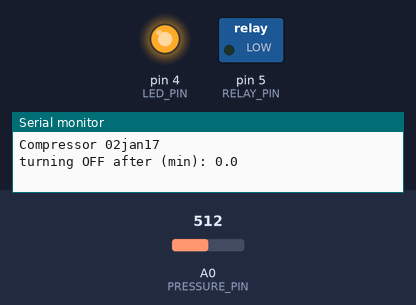
Bench run of a sketch on a simulated Arduino Uno, built with avr-gcc and run on an emulated ATmega328P. Parts: switched loads named in the sketch (green lamp = pin HIGH), output pins drawn as LEDs (lit = HIGH), the last lines printed to the serial monitor. The inputs (shaded band) are chosen by the test bench; at power-on: A0 (PRESSURE_PIN) = 512. Random numbers use the default seed unless the sketch sets one.

Above: at 1.2 s.
1.3 s: A0 (PRESSURE_PIN) set to 468
At 4.1 s:
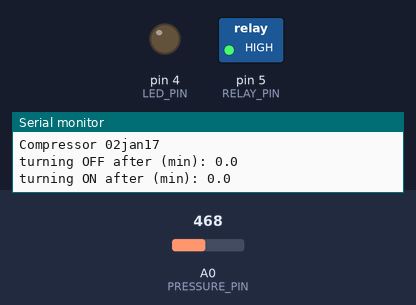
4.3 s: A0 (PRESSURE_PIN) set to 736
7.3 s: A0 (PRESSURE_PIN) set to 761
At 9.7 s:
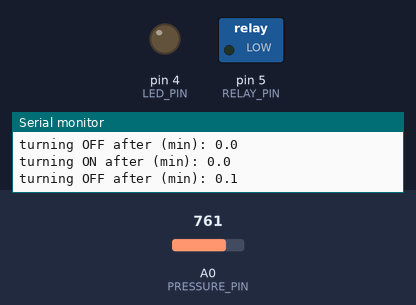
10.3 s: A0 (PRESSURE_PIN) set to 306
At 13.1 s:
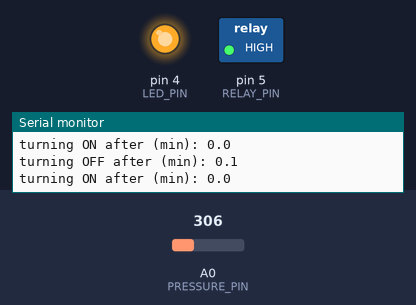
Timing chart, 0 to 14.3 s (numbered marks = the images above; inputs shaded):
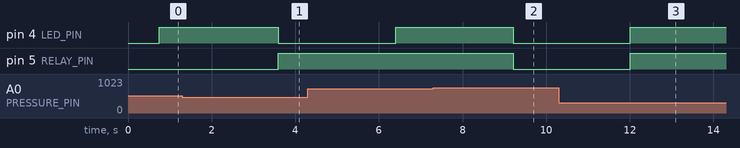

The sketch:

airCompressor.ino
```cpp
#define VERSION "Compressor 02jan17"
#undef DEBUG
/* Alex Barrick Benjamin Ramirez,
  //october 19 2016
  //Smart Air Compressor
  01 Jan 17 BR, from "Compressor 4 DEC 2016"
  Note: if compressor switch is off and arduino is powered from USB port, the pressor sensor isn't powered
  and will read ~-19psi.
  Note: with a 2 second READ_INTERVAL, serial commands will generally take at READ_INTERVAL to respond
  Note: serial command set, valid commands begin with "c ", reducing the likelihood noise can generate commands,
  as well as enabling the serial port to be shared with devices with other cmd sets
*/
int PRESSURE_PIN = A0; //Pressure reading from the Air compressor, set to A1 for debugging
const int LED_PIN = 4; // Button for manually switching states
const int RELAY_PIN = 5; // if ON it controls the relay that lets current flow.

#define HOURS *60*60L*1000
#define MINUTES *60L*1000
#define SECONDS *1000
#define ON HIGH
#define OFF LOW
const int MIN_P = 40; //value in PSI Turns on Compressor
const int MAX_P = 75; //max PSI , turns off compressor
const int READ_INTERVAL = 2 SECONDS;  // check the sensor and run loop this often
#ifdef DEBUG
unsigned long REBOOT_TIME = 5 MINUTES; // exit killed state this often
unsigned long MAX_ON_TIME = 1 MINUTES; // kill motor if don't reach MAX_P before this
#else if
unsigned long REBOOT_TIME = 12 HOURS; // exit killed state this often
unsigned long MAX_ON_TIME = 6 MINUTES; // kill motor if don't reach MAX_P before this
#endif
enum states { off = OFF, on = ON, killed = 2};
enum states MOTOR; //holds the current state of the motor
volatile int psi;
unsigned long startTime, timeSpent;

void setup() {
  pinMode(RELAY_PIN, OUTPUT);
  digitalWrite(RELAY_PIN, OFF);
  pinMode(PRESSURE_PIN, INPUT);
  pinMode(LED_PIN, OUTPUT);
  Serial.begin(9600);
  Serial.println(VERSION);
  turnMotorOff();
}   // setup

void loop() {
  timeSpent = millis() - startTime;
  psi = adu2psi(averageReading(100));

  if (MOTOR != killed) // heart_beat
    digitalWrite(LED_PIN, !digitalRead(LED_PIN));

  if (MOTOR == on && psi >= MAX_P)
    turnMotorOff();
  else if (MOTOR == on && timeSpent > MAX_ON_TIME)   // doesn't matter what psi is
    killMotor();
  else if (MOTOR == off && psi <  MIN_P)
    turnMotorOn();
  else if (MOTOR == killed && timeSpent > REBOOT_TIME)
    turnMotorOn();
  checkForSerialCmd();
  delay(READ_INTERVAL);
} // loop

int averageReading(int numTimes) {
  float sum = 0.0;
  for (int i = 0; i < numTimes; i++) {
    sum += analogRead(PRESSURE_PIN);
    delayMicroseconds(random(16667)); // average out 60Hz noise and harmonics
  }
  return (sum / numTimes);
} // averageReading

int adu2psi(int reading) { //mapping the adu reading to PSI
  return map(reading, 172, 944, 0, 100);  // empirical params from pressure gauge
}

void turnMotorOn() {
  digitalWrite(RELAY_PIN, ON);
  MOTOR = on;
  startTime = millis();
  Serial.print("turning ON after (min): ");
  Serial.println((float)timeSpent / (1 MINUTES), 1);
}

void turnMotorOff() {
  digitalWrite(RELAY_PIN, OFF);
  MOTOR = off;
  startTime = millis();
  Serial.print("turning OFF after (min): ");
  Serial.println((float)timeSpent / (1 MINUTES), 1);
}

void killMotor() {
  digitalWrite(RELAY_PIN, OFF);
  MOTOR = killed;
  startTime = millis();
  Serial.print("Killing motor after ");
  Serial.print(MAX_ON_TIME / (1 SECONDS));
  Serial.print(" seconds, psi = ");
  Serial.println(psi);
  digitalWrite(LED_PIN, ON); // solid on
}

void checkForSerialCmd()
{
  char  buf[10] = "";
  /*
      serial command set:
      c s -- get status
      c o -- turn on motor
      c w -- turn off motor
      c k -- kill motor
  */
  if (!Serial.available()) return;
  Serial.readBytes(buf, sizeof(buf));
  if (!((buf[0] == 'c') && (buf[1] == ' '))) return;
  switch (buf[2]) {
    case 's': {
        Serial.print("Motor = ");
        if (MOTOR == killed) Serial.print("killed");
        else Serial.print(MOTOR ? "ON" : "OFF");
        Serial.print(", psi = ");
        Serial.print(psi);
        Serial.print(", timeSpent in present state (min) = ");
        Serial.println((float)timeSpent / (1 MINUTES), 1);
        break;
      }
    case 'o': {
        turnMotorOn();
        break;
      }
    case 'w': {
        turnMotorOff();
        break;
      }
    case 'k': {
        killMotor();
        break;
      }
  }
}  // checkForSerialCmd
```

Measured:
- the behaviour switches between 481 and 480 on A0 (PRESSURE_PIN) (found by bisection; images 0 and 1)
- the behaviour switches between 750 and 751 on A0 (PRESSURE_PIN) (found by bisection; images 1 and 2)
- after the input at 1.3 s, pin 5 (RELAY_PIN): LOW → HIGH after 2.3 s
- after the input at 7.3 s, pin 5 (RELAY_PIN): HIGH → LOW after 1.9 s
- after the input at 10.3 s, pin 5 (RELAY_PIN): LOW → HIGH after 1.7 s
